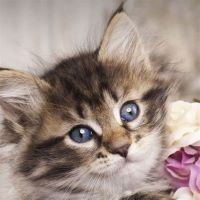
#> input picture images/1.jpg, 200 x 200 px, found by its file name
$ python lab5.py
#> lines starting #> are read from the running program, lines starting #| are printed output that depends on the picture; pictures that were not available may be replaced by others from this repository, and a replacement may not be noted
# 对第1题中的图像B做直方图规定化，并显示对比图像B与增强后的图像及对应直方图，规定直方图形状为图lena.png的图像直方图。
import numpy as np
import matplotlib.pyplot as plt
import cv2

#  定义函数，计算直方图累积概率
def histCalculate(src):
    row, col = np.shape(src)
    hist = np.zeros(256, dtype=np.float32)  # 直方图
    cumhist = np.zeros(256, dtype=np.float32)  # 累积直方图
    cumProbhist = np.zeros(256, dtype=np.float32)  # 累积概率probability直方图，即Y轴归一化
    for i in range(row):
        for j in range(col):
            hist[src[i][j]] += 1

    cumhist[0] = hist[0]
    for i in range(1, 256):
        cumhist[i] = cumhist[i-1] + hist[i]
    cumProbhist = cumhist/(row*col)
    return cumProbhist

# 定义函数，直方图规定化
def histSpecification(specImg, refeImg):  # specification image and reference image
    spechist = histCalculate(specImg)  # 计算待匹配直方图
    refehist = histCalculate(refeImg)  # 计算参考直方图
    corspdValue = np.zeros(256, dtype=np.uint8)  # correspond value
    # 直方图规定化
    for i in range(256):
        diff = np.abs(spechist[i] - refehist[i])
        matchValue = i
        for j in range(256):
            if np.abs(spechist[i] - refehist[j]) < diff:
                diff = np.abs(spechist[i] - refehist[j])
                matchValue = j
        corspdValue[i] = matchValue
    outputImg = cv2.LUT(specImg, corspdValue)
    return outputImg

if __name__ == '__main__':
    img = cv2.imread('images/1.jpg', cv2.IMREAD_GRAYSCALE)
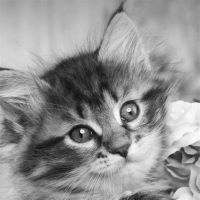
#> img: shape (200, 200); min 7, max 255, mean 146.4
    # 读入参考图像
    img1 = cv2.imread('images/lena.png', cv2.IMREAD_GRAYSCALE)
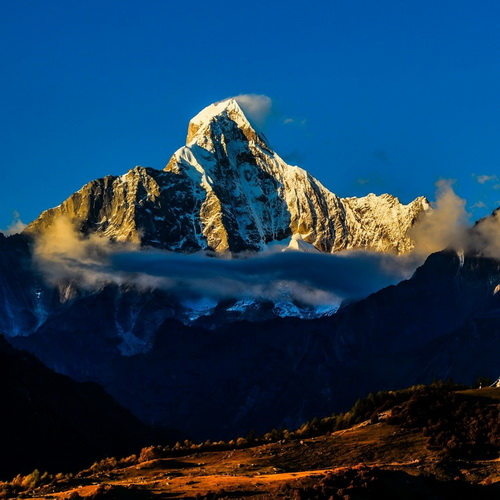
#> input picture Lab1/1.jpg, 500 x 500 px, given in place of lena.png, which was not available
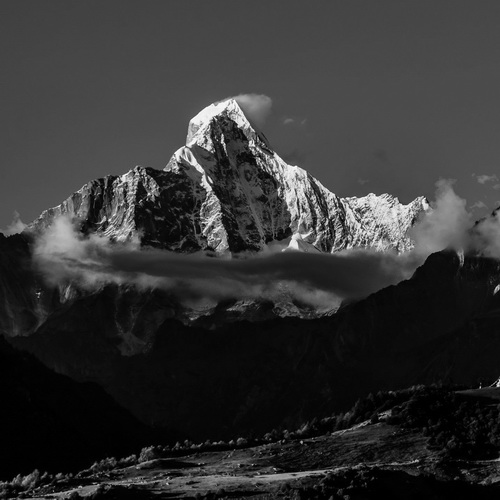
#> img1: shape (500, 500); min 0, max 255, mean 51.6
    imgOutput = histSpecification(img, img1)
#> in histSpecification, `spechist = histCalculate(specImg)`: spechist = 256 values from 0 to 1
#> in histSpecification, `refehist = histCalculate(refeImg)`: refehist = 256 values from 0.0187 to 1
#> the loop in histSpecification, `for i in range(256):` made 256 passes
#> after the loop in histSpecification, `for i in range(256):`: corspdValue = 256 values from 0 to 255
#> in histSpecification, `outputImg = cv2.LUT(specImg, corspdValue)`:
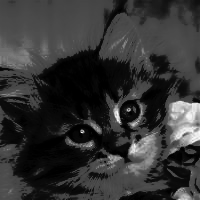
#> outputImg: shape (200, 200); min 0, max 255, mean 51.6
    # 用来正常显示中文标签
    plt.rcParams['font.sans-serif'] = ['SimHei']
    plt.subplot(3, 2, 1), plt.imshow(img, cmap='gray'), plt.title('原始图像B')
    plt.subplot(3, 2, 2), plt.hist(img.ravel(), 256, [0, 256]), plt.title('原始图像B的直方图')
    plt.subplot(3, 2, 3), plt.imshow(img1, cmap='gray'), plt.title('规定直方图像图像')
    plt.subplot(3, 2, 4), plt.hist(img1.ravel(), 256, [0, 256]), plt.title('规定直方图图像的直方图')
    plt.subplot(3, 2, 5), plt.imshow(imgOutput, cmap='gray'), plt.title('增强后的图像')
    plt.subplot(3, 2, 6), plt.hist(imgOutput.ravel(), 256, [0, 256]), plt.title('增强后图像的直方图')
    plt.show()
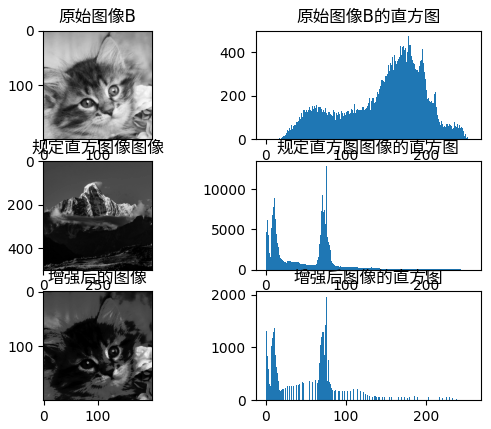
#> figure drawn by matplotlib, 6 panels; panel 2: tallest bar 477 high, from x = 178 to 179; panel 4: tallest bar 12826 high, from x = 75 to 76; panel 6: tallest bar 1964 high, from x = 75 to 76
